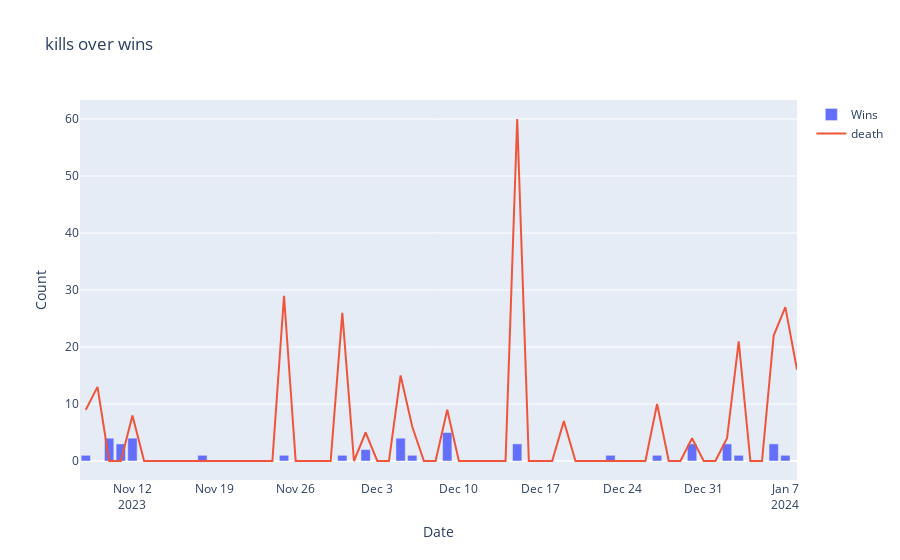

Source (notebook cell):
### Code cell
data= [
    go.Bar(x=loose_over_time.index, y =loose_over_time.values, name='Wins'),
    go.Scatter (x=deaths_over_win_over_time.index, y=deaths_over_win_over_time.values, name='death')
]

layout =  go.Layout(
title='kills over wins',
xaxis=dict (title= 'Date'),
yaxis=dict (title='Count'),
yaxis2=dict (title='death Rate', overlaying ='y', side='right')
)

fig = go.Figure(data = data, layout=layout)

fig.show()
